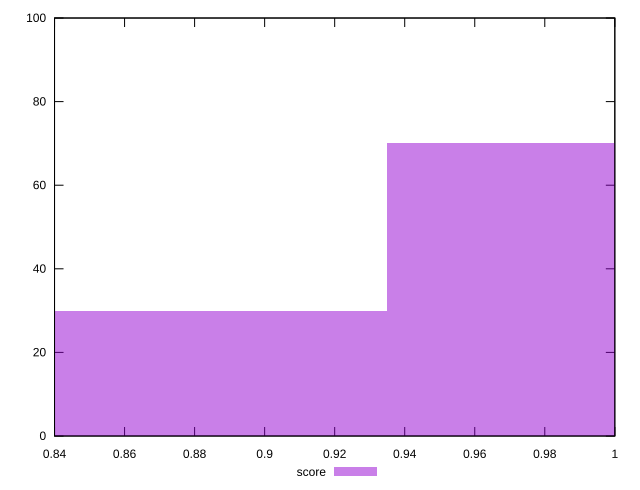

gnuplot code for this plot:
reset

$score <<EOF
0.8727171192549168 30
0.9973909934341907 70
EOF

set key outside below
set boxwidth 0.12467387417927384
set xrange [0.84:1]
set yrange [0:100]
set trange [0:100]
set style fill transparent solid 0.5 noborder
set terminal svg size 640, 490 enhanced background rgb 'white'
set output "report_00026_2021-02-22T21:38:55.199Z/uses-rel-preconnect/samples/pages+cached+noadtech/score/histogram.svg"

plot $score title "score" with boxes

reset
